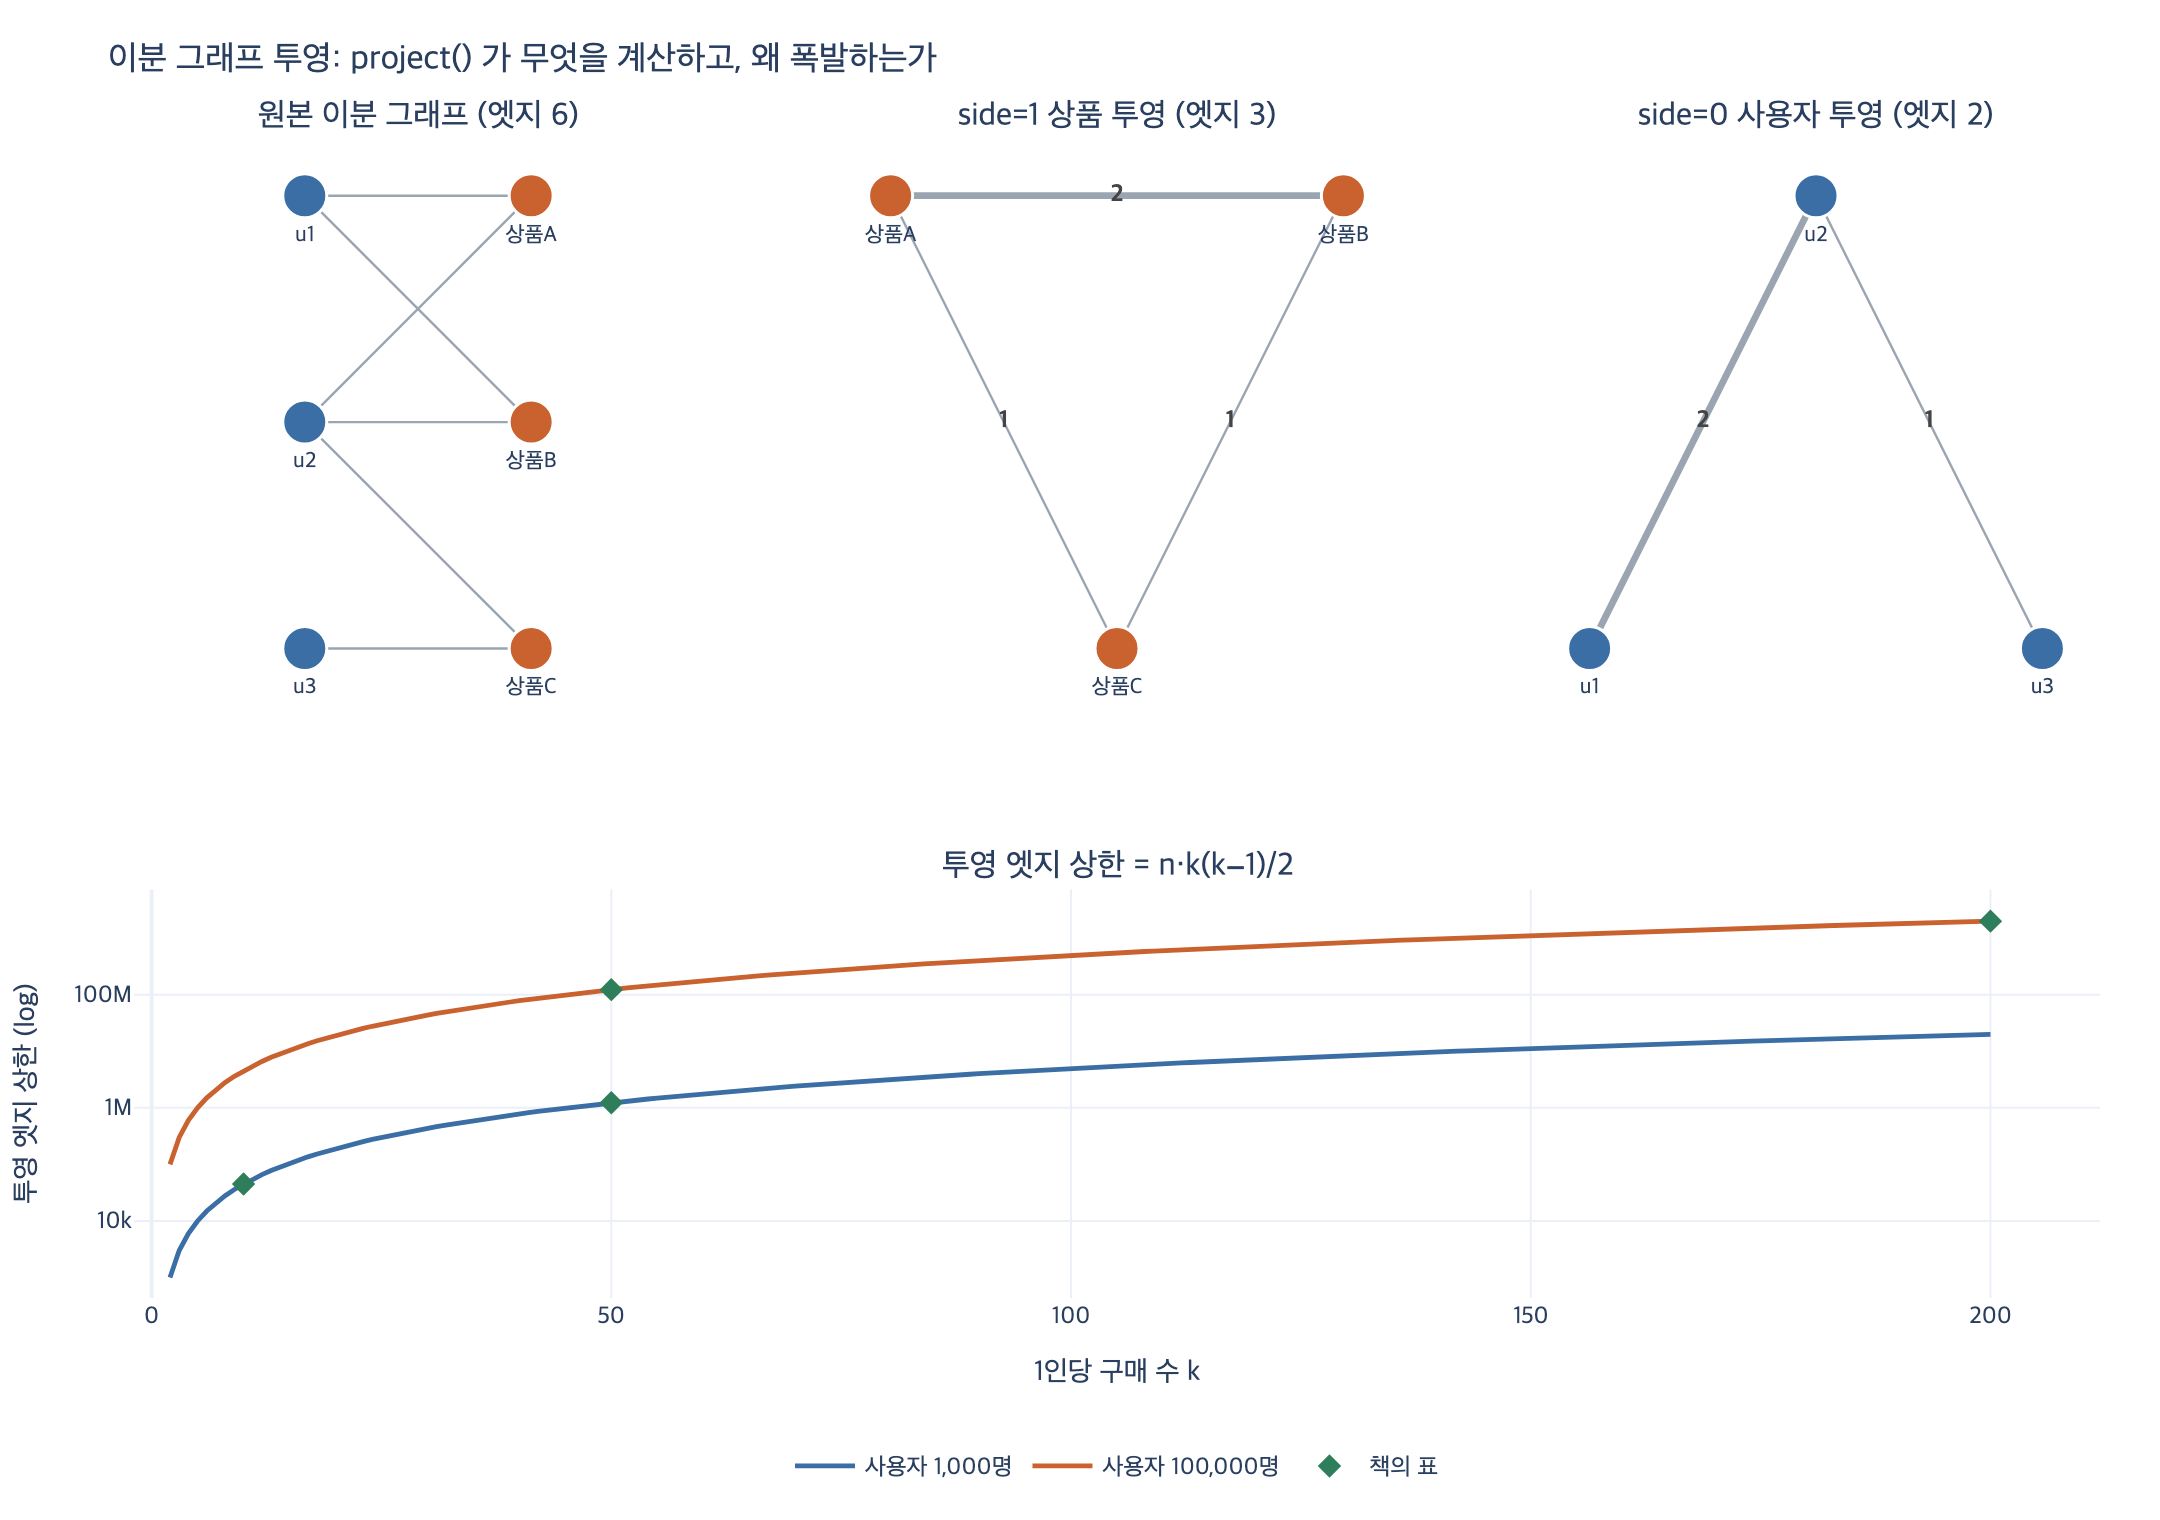

The Python source for this figure:
# %% [markdown]
# # `ex4_bipartite.py`의 `project()` — 이분 그래프 투영
#
# **질문:** `project()` 함수는 무엇을 계산하는가?
#
# **답:** 한쪽으로 투영해 **같은 상대를 공유하는 노드끼리 잇고**, **공유한 상대 수를 엣지 가중치로** 센다.
#
# 이분 그래프(bipartite graph)는 노드가 두 종류로 나뉘고 엣지가 **항상 서로 다른 종류 사이에만**
# 놓이는 그래프다. 여기서는 `사용자`와 `상품`, 엣지는 «구매».
#
# $$V = U \sqcup I, \qquad E \subseteq U \times I$$
#
# 사용자끼리도, 상품끼리도 직접 이어진 엣지가 없다. 그런데 우리가 정작 묻고 싶은 건
# 「이 상품과 **같이** 팔리는 상품은?」처럼 **한 종류 안에서의** 관계다.
# 그래서 한쪽 종류만 남기고 접는다. 이게 **투영(projection)**.
#
# $$w(x, y) = \bigl|\; N(x) \cap N(y) \;\bigr|$$
#
# $N(x)$는 $x$의 이웃 집합(= 상대편 종류의 노드들). 두 노드의 이웃 집합이 겹치면 잇고,
# **겹친 개수**가 가중치다. 겹치는 게 없으면 엣지 자체가 없다.

# %%
# 필요 패키지: plotly, kaleido  (PNG 저장용. 개념 계산 부분은 표준 라이브러리만 사용)
from collections import defaultdict
from itertools import combinations


def _show(fig):
    try:
        from IPython import get_ipython
        if get_ipython() is not None:  # VSCode 셀/Jupyter에서만 렌더링
            fig.show()
    except ImportError:
        pass


# 원본 이분 그래프: (사용자, 상품) 구매 기록
PURCHASES = [
    ("u1", "상품A"), ("u1", "상품B"),
    ("u2", "상품A"), ("u2", "상품B"), ("u2", "상품C"),
    ("u3", "상품C"),
]

print("원본 이분 그래프 (사용자 3, 상품 3, 엣지 %d)" % len(PURCHASES))
for p in PURCHASES:
    print("  ", p)
# 출력:
# 원본 이분 그래프 (사용자 3, 상품 3, 엣지 6)
#    ('u1', '상품A')
#    ('u1', '상품B')
#    ('u2', '상품A')
#    ('u2', '상품B')
#    ('u2', '상품C')
#    ('u3', '상품C')

# %% [markdown]
# ## 1단계 — `project()` 원문과 두 줄의 뜻
#
# ```python
# def project(pairs, side=1):
#     """한쪽으로 투영. 같은 상대를 공유하면 잇는다."""
#     grouped = defaultdict(set)
#     for a, b in pairs:
#         key, val = (a, b) if side == 0 else (b, a)
#         grouped[val].add(key)
#     out = defaultdict(int)
#     for val, keys in grouped.items():
#         for x, y in combinations(sorted(keys), 2):
#             out[(x, y)] += 1
#     return dict(out)
# ```
#
# 읽는 순서가 헷갈리기 쉬운 곳은 `key, val` 뒤집기 한 줄이다.
#
# | `side` | 살아남는 쪽(`key`) | 접히는 쪽(`val`, 그룹 기준) | 결과 엣지 |
# |---|---|---|---|
# | `1` | `b` = 상품 | `a` = 사용자 | 상품 — 상품 |
# | `0` | `a` = 사용자 | `b` = 상품 | 사용자 — 사용자 |
#
# 즉 `side`는 **투영 후에 남길 튜플 위치**다. `grouped`는 「접히는 쪽 노드 → 그 노드의 이웃 집합」,
# 즉 $N(\cdot)$ 그 자체다. 그리고 `combinations(..., 2)`가 그 이웃 집합 안의 **모든 쌍**을 잇는다.
#
# 한 그룹은 크기 $k$의 **클리크(clique)** 하나를 만든다 — 여기서 엣지 폭발이 시작된다.
#
# $$\binom{k}{2} = \frac{k(k-1)}{2}$$

# %%
def project(pairs, side=1):
    """한쪽으로 투영. 같은 상대를 공유하면 잇는다."""
    grouped = defaultdict(set)
    for a, b in pairs:
        key, val = (a, b) if side == 0 else (b, a)
        grouped[val].add(key)
    out = defaultdict(int)
    for val, keys in grouped.items():
        for x, y in combinations(sorted(keys), 2):
            out[(x, y)] += 1
    return dict(out)


def grouped_of(pairs, side=1):
    """중간 산물 grouped 만 따로 꺼내 본다 (= 이웃 집합 N(·))."""
    g = defaultdict(set)
    for a, b in pairs:
        key, val = (a, b) if side == 0 else (b, a)
        g[val].add(key)
    return {k: sorted(v) for k, v in g.items()}


print("side=1 의 grouped  (사용자 → 그 사람이 산 상품 집합)")
for k, v in grouped_of(PURCHASES, side=1).items():
    print(f"   {k}: {v}   → 쌍 {len(v) * (len(v) - 1) // 2}개 생성")
# 출력:
# side=1 의 grouped  (사용자 → 그 사람이 산 상품 집합)
#    u1: ['상품A', '상품B']   → 쌍 1개 생성
#    u2: ['상품A', '상품B', '상품C']   → 쌍 3개 생성
#    u3: ['상품C']   → 쌍 0개 생성

# %% [markdown]
# ## 2단계 — 상품 쪽 투영 (`side=1`)
#
# `u1`이 만든 쌍 1개와 `u2`가 만든 쌍 3개를 **합산**한다. 같은 쌍이 여러 그룹에서
# 반복되면 `out[(x, y)] += 1`이 누적된다 — 이 누적값이 곧 **공유한 상대 수**다.
#
# $$w(\text{상품A}, \text{상품B}) = |\{u_1, u_2\} \cap \{u_1, u_2\}| = 2$$

# %%
proj_item = project(PURCHASES, side=1)
print("상품 쪽 투영 (함께 산 상품끼리 잇기)")
for (a, b), w in sorted(proj_item.items()):
    print(f"   {a} — {b}  (함께 산 사람 {w}명)")
print(f"   엣지 {len(proj_item)}개  (원본은 {len(PURCHASES)}개)")
# 출력:
# 상품 쪽 투영 (함께 산 상품끼리 잇기)
#    상품A — 상품B  (함께 산 사람 2명)
#    상품A — 상품C  (함께 산 사람 1명)
#    상품B — 상품C  (함께 산 사람 1명)
#    엣지 3개  (원본은 6개)

# %%
# 정의식과 직접 대조: w(x,y) = |N(x) ∩ N(y)|
buyers = defaultdict(set)
for u, i in PURCHASES:
    buyers[i].add(u)

print("정의식으로 다시 계산")
for x, y in combinations(sorted(buyers), 2):
    shared = buyers[x] & buyers[y]
    print(f"   {x} ∩ {y} = {sorted(shared) or '없음'}  → w={len(shared)}"
          f"   (project 결과: {proj_item.get((x, y), 0)})")
# 출력:
# 정의식으로 다시 계산
#    상품A ∩ 상품B = ['u1', 'u2']  → w=2   (project 결과: 2)
#    상품A ∩ 상품C = ['u2']  → w=1   (project 결과: 1)
#    상품B ∩ 상품C = ['u2']  → w=1   (project 결과: 1)

# %% [markdown]
# ## 3단계 — 반대쪽 투영 (`side=0`)
#
# 같은 함수, 인자 하나만 바꾸면 **사용자 유사도 그래프**가 나온다.
# 「같은 상품을 산 사용자끼리 잇고, 겹친 상품 수를 가중치로」.
# 추천 시스템의 item-item / user-user 협업 필터링이 정확히 이 두 투영이다.

# %%
proj_user = project(PURCHASES, side=0)
print("사용자 쪽 투영 (같은 상품을 산 사람끼리 잇기)")
for (a, b), w in sorted(proj_user.items()):
    print(f"   {a} — {b}  (함께 산 상품 {w}개)")
print(f"   엣지 {len(proj_user)}개")
print("   u1 — u3 은 없다: 겹치는 상품이 0개라 엣지 자체가 안 생긴다.")
# 출력:
# 사용자 쪽 투영 (같은 상품을 산 사람끼리 잇기)
#    u1 — u2  (함께 산 상품 2개)
#    u2 — u3  (함께 산 상품 1개)
#    엣지 2개
#    u1 — u3 은 없다: 겹치는 상품이 0개라 엣지 자체가 안 생긴다.

# %% [markdown]
# ## 4단계 — 투영은 **비가역**이다 (버려지는 정보)
#
# `상품A — 상품B (2)`만 보면 **누가** 샀는지 알 수 없다. 접힌 쪽 노드가 사라졌기 때문이다.
# 서로 다른 원본 이분 그래프가 **같은 투영**을 낼 수 있다는 걸 직접 확인해 보자.

# %%
ALT = [
    ("v1", "상품A"), ("v1", "상품B"),
    ("v2", "상품A"), ("v2", "상품B"), ("v2", "상품C"),
    ("v3", "상품C"),
]  # 사용자 이름만 다른 그래프

MERGED = [
    ("w1", "상품A"), ("w1", "상품B"), ("w1", "상품C"),
    ("w2", "상품A"), ("w2", "상품B"),
]  # 구조 자체가 다른 그래프 (엣지 5개)

print("PURCHASES 투영:", dict(sorted(project(PURCHASES, 1).items())))
print("ALT       투영:", dict(sorted(project(ALT, 1).items())))
print("MERGED    투영:", dict(sorted(project(MERGED, 1).items())))
print("→ 셋 다 같은 투영. 원본을 되돌릴 수 없다.")
# 출력:
# PURCHASES 투영: {('상품A', '상품B'): 2, ('상품A', '상품C'): 1, ('상품B', '상품C'): 1}
# ALT       투영: {('상품A', '상품B'): 2, ('상품A', '상품C'): 1, ('상품B', '상품C'): 1}
# MERGED    투영: {('상품A', '상품B'): 2, ('상품A', '상품C'): 1, ('상품B', '상품C'): 1}
# → 셋 다 같은 투영. 원본을 되돌릴 수 없다.

# %% [markdown]
# ## 5단계 — 엣지 제곱 폭발
#
# `simulate()`가 계산하는 건 투영 엣지 수의 **상한**이다.
# 사용자 $n$명이 각각 $k$개를 샀다면 각자 클리크 하나씩:
#
# $$E_{\text{proj}} \le n \cdot \binom{k}{2} = \frac{n\,k(k-1)}{2} \;=\; O(nk^2)$$
#
# 사용자 수에는 **선형**, 1인당 구매 수에는 **제곱**이다. $k$가 무섭다.
# (별도의 천장도 있다: 상품이 $m$개면 $E_{\text{proj}} \le \binom{m}{2}$. 중복 쌍은 가중치로 합쳐지므로
# 실제 값은 두 상한 중 작은 쪽보다 작다.)

# %%
def simulate(n_users, items_per_user):
    """투영 엣지 수가 어떻게 느는지 계산으로 본다."""
    return n_users * items_per_user * (items_per_user - 1) // 2


print(f"{'사용자':>9} {'1인당 구매':>11} {'투영 엣지(최대)':>18}")
CASES = ((1_000, 10), (1_000, 50), (100_000, 50), (100_000, 200))
for n, k in CASES:
    print(f"{n:>9,} {k:>11} {simulate(n, k):>18,}")
print("\n사용자만 100배 늘면 엣지도 100배. 1인당 구매를 4배 늘리면 엣지는 약 16배.")
# 출력:
#       사용자      1인당 구매          투영 엣지(최대)
#     1,000          10             45,000
#     1,000          50          1,225,000
#   100,000          50        122,500,000
#   100,000         200      1,990,000,000
#
# 사용자만 100배 늘면 엣지도 100배. 1인당 구매를 4배 늘리면 엣지는 약 16배.

# %%
# 실제 투영은 중복이 합쳐진다. 작은 합성 데이터로 «상한 vs 실제»를 비교해 본다.
import random

random.seed(7)
N_USERS, N_ITEMS, K = 300, 40, 8
synth = [(f"u{u}", f"i{i}")
         for u in range(N_USERS)
         for i in random.sample(range(N_ITEMS), K)]

real = len(project(synth, side=1))
upper_clique = simulate(N_USERS, K)
upper_items = N_ITEMS * (N_ITEMS - 1) // 2
print(f"원본 이분 엣지        : {len(synth):,}")
print(f"상한 n·C(k,2)         : {upper_clique:,}")
print(f"상한 C(m,2) (상품 천장): {upper_items:,}")
print(f"실제 투영 엣지        : {real:,}")
# 출력:
# 원본 이분 엣지        : 2,400
# 상한 n·C(k,2)         : 8,400
# 상한 C(m,2) (상품 천장): 780
# 실제 투영 엣지        : 780

# %% [markdown]
# ## 6단계 — 대안: 2홉 탐색과 가중치 컷
#
# 1. **투영하지 않고** 이분 그래프에서 2홉을 돈다. 필요한 노드에 대해서만, 질의 시점에 계산.
#    저장 폭발이 없고 정보 손실도 없다. 대신 매번 계산 비용.
# 2. **투영하되 자른다.** $w \ge \tau$인 엣지만 남긴다. 책의 저자는 «엣지 수 $\le$ 노드 수 $\times$ 20»이
#    되도록 $\tau$를 잡는다고 한다.

# %%
def two_hop(pairs, node, side=1):
    """투영을 만들지 않고, 그 노드 하나에 대해서만 즉석 계산."""
    g = defaultdict(set)
    for a, b in pairs:
        key, val = (a, b) if side == 0 else (b, a)
        g[val].add(key)
    hits = defaultdict(int)
    for val, keys in g.items():
        if node in keys:                    # 1홉: node → val
            for other in keys:              # 2홉: val → other
                if other != node:
                    hits[other] += 1
    return dict(hits)


print("상품A 의 2홉 이웃:", two_hop(PURCHASES, "상품A"))
print("투영 결과와 일치  :", {"상품B": proj_item[("상품A", "상품B")],
                              "상품C": proj_item[("상품A", "상품C")]})
# 출력:
# 상품A 의 2홉 이웃: {'상품B': 2, '상품C': 1}
# 투영 결과와 일치  : {'상품B': 2, '상품C': 1}

# %%
proj_synth = project(synth, side=1)
print(f"{'컷 τ':>5} {'남는 엣지':>10} {'노드당 엣지':>12}")
for tau in (1, 8, 11, 14, 18):
    kept = {e: w for e, w in proj_synth.items() if w >= tau}
    nodes = len({n for e in kept for n in e}) or 1
    print(f"{tau:>5} {len(kept):>10,} {len(kept) / nodes:>12.1f}")
print("\n컷을 조금만 올려도 엣지가 급격히 준다. w 분포가 대개 한쪽으로 몰려 있기 때문이다.")
# 출력:
#   컷 τ      남는 엣지       노드당 엣지
#     1        780         19.5
#     8        673         16.8
#    11        406         10.2
#    14        135          3.5
#    18         14          0.8
#
# 컷을 조금만 올려도 엣지가 급격히 준다. w 분포가 대개 한쪽으로 몰려 있기 때문이다.

# %% [markdown]
# ## 시각화
#
# 왼쪽: 원본 이분 그래프. 가운데: 상품 쪽 투영(`side=1`). 오른쪽: 사용자 쪽 투영(`side=0`).
# 아래: 1인당 구매 수 $k$에 따른 투영 엣지 상한 (로그 스케일).

# %%
import plotly.graph_objects as go
from plotly.subplots import make_subplots

USERS = ["u1", "u2", "u3"]
ITEMS = ["상품A", "상품B", "상품C"]
POS_BI = {**{u: (0.0, 2 - i) for i, u in enumerate(USERS)},
          **{it: (1.0, 2 - i) for i, it in enumerate(ITEMS)}}
POS_ITEM = {"상품A": (0.0, 1.0), "상품B": (1.0, 1.0), "상품C": (0.5, 0.0)}
POS_USER = {"u1": (0.0, 0.0), "u2": (0.5, 1.0), "u3": (1.0, 0.0)}

fig = make_subplots(
    rows=2, cols=3,
    specs=[[{}, {}, {}], [{"colspan": 3}, None, None]],
    row_heights=[0.58, 0.42], vertical_spacing=0.16,
    subplot_titles=("원본 이분 그래프 (엣지 6)",
                    "side=1 상품 투영 (엣지 3)",
                    "side=0 사용자 투영 (엣지 2)",
                    "투영 엣지 상한 = n·k(k−1)/2"),
)

C_USER, C_ITEM, C_EDGE = "#3b6ea5", "#c9622f", "#9aa5b1"


def draw_graph(edges, pos, col, colors, weighted):
    for e in edges:
        a, b = e[0], e[1]
        x0, y0 = pos[a]
        x1, y1 = pos[b]
        w = e[2] if weighted else 1
        fig.add_trace(go.Scatter(
            x=[x0, x1], y=[y0, y1], mode="lines",
            line=dict(color=C_EDGE, width=1.2 + 2.2 * (w - 1)),
            hoverinfo="skip", showlegend=False), row=1, col=col)
        if weighted:
            fig.add_trace(go.Scatter(
                x=[(x0 + x1) / 2], y=[(y0 + y1) / 2], mode="text",
                text=[f"<b>{w}</b>"], textfont=dict(size=12, color="#444"),
                hoverinfo="skip", showlegend=False), row=1, col=col)
    xs = [pos[n][0] for n in pos]
    ys = [pos[n][1] for n in pos]
    fig.add_trace(go.Scatter(
        x=xs, y=ys, mode="markers+text", text=list(pos),
        textposition="bottom center", textfont=dict(size=11),
        marker=dict(size=22, color=[colors[n] for n in pos],
                    line=dict(color="white", width=1.5)),
        hovertemplate="%{text}<extra></extra>", showlegend=False), row=1, col=col)


bi_colors = {**{u: C_USER for u in USERS}, **{i: C_ITEM for i in ITEMS}}
draw_graph(PURCHASES, POS_BI, 1, bi_colors, weighted=False)
draw_graph([(a, b, w) for (a, b), w in sorted(proj_item.items())],
           POS_ITEM, 2, {i: C_ITEM for i in ITEMS}, weighted=True)
draw_graph([(a, b, w) for (a, b), w in sorted(proj_user.items())],
           POS_USER, 3, {u: C_USER for u in USERS}, weighted=True)

ks = list(range(2, 201))
for n, color in ((1_000, "#3b6ea5"), (100_000, "#c9622f")):
    fig.add_trace(go.Scatter(
        x=ks, y=[simulate(n, k) for k in ks], mode="lines",
        name=f"사용자 {n:,}명", line=dict(color=color, width=2.4),
        hovertemplate="k=%{x}, 엣지≈%{y:,}<extra></extra>"), row=2, col=1)
fig.add_trace(go.Scatter(
    x=[k for _, k in CASES], y=[simulate(n, k) for n, k in CASES],
    mode="markers", name="책의 표", marker=dict(size=9, color="#2e7d5b", symbol="diamond"),
    hovertemplate="k=%{x}, 엣지=%{y:,}<extra></extra>"), row=2, col=1)

for c in (1, 2, 3):
    fig.update_xaxes(visible=False, row=1, col=c)
    fig.update_yaxes(visible=False, row=1, col=c, scaleanchor=f"x{c if c > 1 else ''}")
fig.update_xaxes(title_text="1인당 구매 수 k", row=2, col=1)
fig.update_yaxes(title_text="투영 엣지 상한 (log)", type="log", row=2, col=1)
fig.update_layout(
    title="이분 그래프 투영: project() 가 무엇을 계산하고, 왜 폭발하는가",
    template="plotly_white", width=1080, height=760,
    font=dict(family="Apple SD Gothic Neo, AppleGothic, Noto Sans KR, sans-serif", size=12),
    legend=dict(orientation="h", y=-0.12, x=0.5, xanchor="center"),
    margin=dict(l=60, r=30, t=70, b=90),
)

_show(fig)

# %%
import os

_png = os.path.join(os.path.dirname(os.path.abspath(__file__)), "expy.png")
fig.write_image(_png, scale=2)
print("saved:", _png)
# 출력:
# saved: .../848b1c38-7b9c-4f4e-97c2-8e0c644d2382/expy.png

# %% [markdown]
# ## 정리
#
# - `project(pairs, side)`는 이분 그래프를 **`side`가 가리키는 쪽만 남기고** 접는다.
# - `grouped`는 접히는 쪽 노드의 **이웃 집합** $N(\cdot)$, `combinations(..., 2)`가 그 안에서
#   **모든 쌍**을 만들고, `out[(x,y)] += 1`이 **공유한 상대 수**를 누적한다.
# - 결과 엣지의 뜻: 「$x$와 $y$를 **함께** 가진 상대가 $w$개 있다」.
# - 대가: 접힌 쪽 정보가 **완전히 사라지고**(비가역), 엣지가 $O(nk^2)$로 **제곱 폭발**한다.
# - 대응: 2홉 즉석 계산, 또는 $w \ge \tau$ 컷.
